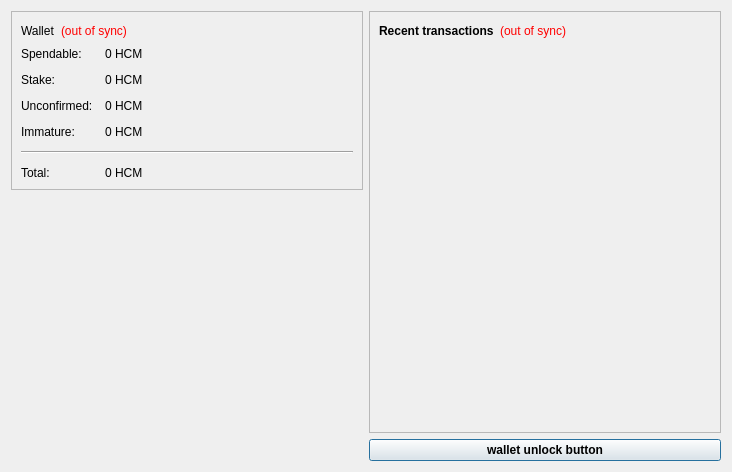
<?xml version="1.0" encoding="UTF-8"?>
<ui version="4.0">
 <class>OverviewPage</class>
 <widget class="QWidget" name="OverviewPage">
  <property name="geometry">
   <rect>
    <x>0</x>
    <y>0</y>
    <width>732</width>
    <height>472</height>
   </rect>
  </property>
  <property name="windowTitle">
   <string>Form</string>
  </property>
  <layout class="QHBoxLayout" name="horizontalLayout" stretch="0,0">
   <item>
    <layout class="QVBoxLayout" name="verticalLayout_2">
     <item>
      <widget class="QFrame" name="frame">
       <property name="frameShape">
        <enum>QFrame::StyledPanel</enum>
       </property>
       <property name="frameShadow">
        <enum>QFrame::Raised</enum>
       </property>
       <layout class="QVBoxLayout" name="verticalLayout_4">
        <item>
         <layout class="QHBoxLayout" name="horizontalLayout_4">
          <item>
           <widget class="QLabel" name="label_5">
            <property name="font">
             <font>
              <weight>50</weight>
              <bold>false</bold>
             </font>
            </property>
            <property name="text">
             <string>Wallet</string>
            </property>
           </widget>
          </item>
          <item>
           <widget class="QLabel" name="labelWalletStatus">
            <property name="toolTip">
             <string>The displayed information may be out of date. Your wallet automatically synchronizes with the hochiminh network after a connection is established, but this process has not completed yet.</string>
            </property>
            <property name="styleSheet">
             <string notr="true">QLabel { color: red; }</string>
            </property>
            <property name="text">
             <string notr="true">(out of sync)</string>
            </property>
            <property name="alignment">
             <set>Qt::AlignLeading|Qt::AlignLeft|Qt::AlignVCenter</set>
            </property>
           </widget>
          </item>
          <item>
           <spacer name="horizontalSpacer_2">
            <property name="orientation">
             <enum>Qt::Horizontal</enum>
            </property>
            <property name="sizeHint" stdset="0">
             <size>
              <width>40</width>
              <height>20</height>
             </size>
            </property>
           </spacer>
          </item>
         </layout>
        </item>
        <item>
         <layout class="QFormLayout" name="formLayout_2">
          <property name="fieldGrowthPolicy">
           <enum>QFormLayout::AllNonFixedFieldsGrow</enum>
          </property>
          <property name="horizontalSpacing">
           <number>12</number>
          </property>
          <property name="verticalSpacing">
           <number>12</number>
          </property>
          <item row="0" column="0">
           <widget class="QLabel" name="label">
            <property name="text">
             <string>Spendable:</string>
            </property>
           </widget>
          </item>
          <item row="0" column="1">
           <widget class="QLabel" name="labelBalance">
            <property name="font">
             <font>
              <weight>50</weight>
              <bold>false</bold>
             </font>
            </property>
            <property name="cursor">
             <cursorShape>IBeamCursor</cursorShape>
            </property>
            <property name="toolTip">
             <string>Your current spendable balance</string>
            </property>
            <property name="text">
             <string notr="true">0 HCM</string>
            </property>
            <property name="textInteractionFlags">
             <set>Qt::LinksAccessibleByMouse|Qt::TextSelectableByKeyboard|Qt::TextSelectableByMouse</set>
            </property>
           </widget>
          </item>
          <item row="1" column="0">
           <widget class="QLabel" name="label_6">
            <property name="text">
             <string>Stake:</string>
            </property>
           </widget>
          </item>
          <item row="1" column="1">
           <widget class="QLabel" name="labelStake">
            <property name="font">
             <font>
              <weight>50</weight>
              <bold>false</bold>
             </font>
            </property>
            <property name="cursor">
             <cursorShape>IBeamCursor</cursorShape>
            </property>
            <property name="toolTip">
             <string>Total of coins that was staked, and do not yet count toward the current balance</string>
            </property>
            <property name="text">
             <string notr="true">0 HCM</string>
            </property>
            <property name="textInteractionFlags">
             <set>Qt::LinksAccessibleByMouse|Qt::TextSelectableByKeyboard|Qt::TextSelectableByMouse</set>
            </property>
           </widget>
          </item>
          <item row="2" column="0">
           <widget class="QLabel" name="label_3">
            <property name="text">
             <string>Unconfirmed:</string>
            </property>
           </widget>
          </item>
          <item row="2" column="1">
           <widget class="QLabel" name="labelUnconfirmed">
            <property name="font">
             <font>
              <weight>50</weight>
              <bold>false</bold>
             </font>
            </property>
            <property name="cursor">
             <cursorShape>IBeamCursor</cursorShape>
            </property>
            <property name="toolTip">
             <string>Total of transactions that have yet to be confirmed, and do not yet count toward the current balance</string>
            </property>
            <property name="text">
             <string notr="true">0 HCM</string>
            </property>
            <property name="textInteractionFlags">
             <set>Qt::LinksAccessibleByMouse|Qt::TextSelectableByKeyboard|Qt::TextSelectableByMouse</set>
            </property>
           </widget>
          </item>
          <item row="3" column="0">
           <widget class="QLabel" name="labelImmatureText">
            <property name="text">
             <string>Immature:</string>
            </property>
           </widget>
          </item>
          <item row="3" column="1">
           <widget class="QLabel" name="labelImmature">
            <property name="font">
             <font>
              <weight>50</weight>
              <bold>false</bold>
             </font>
            </property>
            <property name="toolTip">
             <string>Mined balance that has not yet matured</string>
            </property>
            <property name="text">
             <string notr="true">0 HCM</string>
            </property>
            <property name="textInteractionFlags">
             <set>Qt::LinksAccessibleByMouse|Qt::TextSelectableByKeyboard|Qt::TextSelectableByMouse</set>
            </property>
           </widget>
          </item>
          <item row="4" column="0" colspan="2">
           <widget class="Line" name="line">
            <property name="orientation">
             <enum>Qt::Horizontal</enum>
            </property>
           </widget>
          </item>
          <item row="5" column="0">
           <widget class="QLabel" name="labelTotalText">
            <property name="text">
             <string>Total:</string>
            </property>
           </widget>
          </item>
          <item row="5" column="1">
           <widget class="QLabel" name="labelTotal">
            <property name="font">
             <font>
              <weight>50</weight>
              <bold>false</bold>
             </font>
            </property>
            <property name="cursor">
             <cursorShape>IBeamCursor</cursorShape>
            </property>
            <property name="toolTip">
             <string>Your current total balance</string>
            </property>
            <property name="text">
             <string notr="true">0 HCM</string>
            </property>
            <property name="textInteractionFlags">
             <set>Qt::LinksAccessibleByMouse|Qt::TextSelectableByKeyboard|Qt::TextSelectableByMouse</set>
            </property>
           </widget>
          </item>
         </layout>
        </item>
       </layout>
      </widget>
     </item>
     <item>
      <spacer name="verticalSpacer_4">
       <property name="orientation">
        <enum>Qt::Vertical</enum>
       </property>
       <property name="sizeHint" stdset="0">
        <size>
         <width>20</width>
         <height>40</height>
        </size>
       </property>
      </spacer>
     </item>
     <item>
      <widget class="QLabel" name="label_2">
       <property name="text">
        <string/>
       </property>
       <property name="pixmap">
        <pixmap resource="../bitcoin.qrc">:/images/wallet_logo</pixmap>
       </property>
       <property name="alignment">
        <set>Qt::AlignCenter</set>
       </property>
      </widget>
     </item>
     <item>
      <spacer name="verticalSpacer">
       <property name="orientation">
        <enum>Qt::Vertical</enum>
       </property>
       <property name="sizeHint" stdset="0">
        <size>
         <width>20</width>
         <height>40</height>
        </size>
       </property>
      </spacer>
     </item>
    </layout>
   </item>
   <item>
    <layout class="QVBoxLayout" name="verticalLayout_3">
     <item>
      <widget class="QFrame" name="frame_2">
       <property name="frameShape">
        <enum>QFrame::StyledPanel</enum>
       </property>
       <property name="frameShadow">
        <enum>QFrame::Raised</enum>
       </property>
       <layout class="QVBoxLayout" name="verticalLayout">
        <item>
         <layout class="QHBoxLayout" name="horizontalLayout_2">
          <item>
           <widget class="QLabel" name="label_4">
            <property name="text">
             <string>&lt;b&gt;Recent transactions&lt;/b&gt;</string>
            </property>
           </widget>
          </item>
          <item>
           <widget class="QLabel" name="labelTransactionsStatus">
            <property name="toolTip">
             <string>The displayed information may be out of date. Your wallet automatically synchronizes with the hochiminh network after a connection is established, but this process has not completed yet.</string>
            </property>
            <property name="styleSheet">
             <string notr="true">QLabel { color: red; }</string>
            </property>
            <property name="text">
             <string notr="true">(out of sync)</string>
            </property>
            <property name="alignment">
             <set>Qt::AlignRight|Qt::AlignTrailing|Qt::AlignVCenter</set>
            </property>
           </widget>
          </item>
          <item>
           <spacer name="horizontalSpacer">
            <property name="orientation">
             <enum>Qt::Horizontal</enum>
            </property>
            <property name="sizeHint" stdset="0">
             <size>
              <width>40</width>
              <height>20</height>
             </size>
            </property>
           </spacer>
          </item>
         </layout>
        </item>
        <item>
         <widget class="QListView" name="listTransactions">
          <property name="styleSheet">
           <string notr="true">QListView { background: transparent; }</string>
          </property>
          <property name="frameShape">
           <enum>QFrame::NoFrame</enum>
          </property>
          <property name="verticalScrollBarPolicy">
           <enum>Qt::ScrollBarAlwaysOff</enum>
          </property>
          <property name="horizontalScrollBarPolicy">
           <enum>Qt::ScrollBarAlwaysOff</enum>
          </property>
          <property name="selectionMode">
           <enum>QAbstractItemView::NoSelection</enum>
          </property>
         </widget>
        </item>
       </layout>
      </widget>
     </item>
     <item>
      <widget class="QPushButton" name="unlockWalletButton">
       <property name="sizePolicy">
        <sizepolicy hsizetype="Minimum" vsizetype="Fixed">
         <horstretch>0</horstretch>
         <verstretch>0</verstretch>
        </sizepolicy>
       </property>
       <property name="maximumSize">
        <size>
         <width>16777214</width>
         <height>16777214</height>
        </size>
       </property>
       <property name="font">
        <font>
         <weight>75</weight>
         <bold>true</bold>
        </font>
       </property>
       <property name="toolTip">
        <string/>
       </property>
       <property name="text">
        <string>wallet unlock button</string>
       </property>
       <property name="checkable">
        <bool>false</bool>
       </property>
       <property name="autoDefault">
        <bool>false</bool>
       </property>
       <property name="default">
        <bool>true</bool>
       </property>
       <property name="flat">
        <bool>false</bool>
       </property>
      </widget>
     </item>
    </layout>
   </item>
  </layout>
 </widget>
 <resources>
  <include location="../bitcoin.qrc"/>
 </resources>
 <connections/>
</ui>
